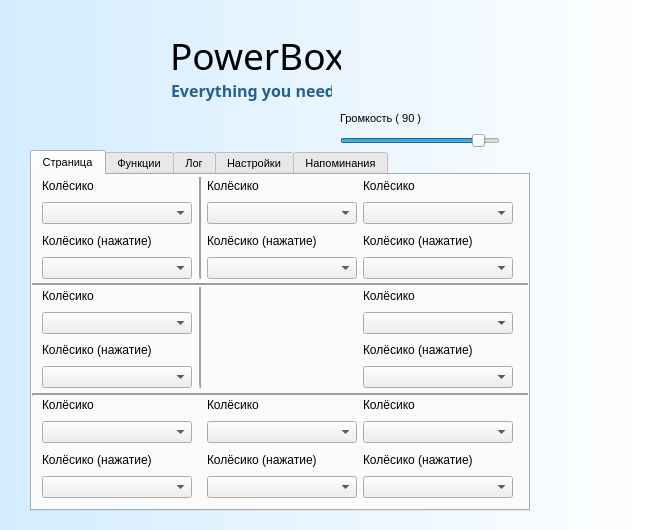
<?xml version="1.0" encoding="UTF-8"?>
<ui version="4.0">
 <class>Dialog</class>
 <widget class="QDialog" name="Dialog">
  <property name="geometry">
   <rect>
    <x>0</x>
    <y>0</y>
    <width>651</width>
    <height>530</height>
   </rect>
  </property>
  <property name="minimumSize">
   <size>
    <width>0</width>
    <height>0</height>
   </size>
  </property>
  <property name="maximumSize">
   <size>
    <width>789</width>
    <height>530</height>
   </size>
  </property>
  <property name="font">
   <font>
    <pointsize>8</pointsize>
   </font>
  </property>
  <property name="mouseTracking">
   <bool>false</bool>
  </property>
  <property name="tabletTracking">
   <bool>false</bool>
  </property>
  <property name="windowTitle">
   <string>Dialog</string>
  </property>
  <property name="windowIcon">
   <iconset>
    <normaloff>:/logo/powerbox.png</normaloff>:/logo/powerbox.png</iconset>
  </property>
  <property name="windowOpacity">
   <double>1.000000000000000</double>
  </property>
  <property name="layoutDirection">
   <enum>Qt::LeftToRight</enum>
  </property>
  <property name="styleSheet">
   <string notr="true">QDialog {
	background-color:qlineargradient(spread:pad, x1:0, y1:0, x2:1, y2:0, stop:0 rgb(211, 236, 255), stop:1 rgba(255, 255, 255, 255));
}

QPushButton {
	border: none;
	background:transparent;
}
QPushButton:hover {
	background:rgb(212, 212, 212)
}
QPushButton:pressed {
	background:rgb(195, 195, 195)
}
QTableWidget {
	border: none;
}
QScrollArea {
	background:white;
	color:white;
	background-color:white;
}</string>
  </property>
  <property name="modal">
   <bool>true</bool>
  </property>
  <widget class="QTabWidget" name="tabWidget">
   <property name="geometry">
    <rect>
     <x>30</x>
     <y>150</y>
     <width>500</width>
     <height>361</height>
    </rect>
   </property>
   <property name="currentIndex">
    <number>0</number>
   </property>
   <widget class="QWidget" name="tab_2">
    <attribute name="title">
     <string>Страница</string>
    </attribute>
    <widget class="QWidget" name="gridLayoutWidget">
     <property name="geometry">
      <rect>
       <x>10</x>
       <y>0</y>
       <width>471</width>
       <height>323</height>
      </rect>
     </property>
     <layout class="QGridLayout" name="gridLayout">
      <item row="1" column="2">
       <layout class="QVBoxLayout" name="verticalLayout_8"/>
      </item>
      <item row="2" column="0">
       <layout class="QVBoxLayout" name="verticalLayout_7">
        <item>
         <widget class="QLabel" name="label_13">
          <property name="text">
           <string>Колёсико</string>
          </property>
         </widget>
        </item>
        <item>
         <widget class="QComboBox" name="comboBox_7"/>
        </item>
        <item>
         <widget class="QLabel" name="label_14">
          <property name="text">
           <string>Колёсико (нажатие)</string>
          </property>
         </widget>
        </item>
        <item>
         <widget class="QComboBox" name="comboBox_8"/>
        </item>
       </layout>
      </item>
      <item row="2" column="3">
       <layout class="QVBoxLayout" name="verticalLayout_13">
        <item>
         <widget class="QLabel" name="label_21">
          <property name="text">
           <string>Колёсико</string>
          </property>
         </widget>
        </item>
        <item>
         <widget class="QComboBox" name="comboBox_15"/>
        </item>
        <item>
         <widget class="QLabel" name="label_22">
          <property name="text">
           <string>Колёсико (нажатие)</string>
          </property>
         </widget>
        </item>
        <item>
         <widget class="QComboBox" name="comboBox_16"/>
        </item>
       </layout>
      </item>
      <item row="0" column="0">
       <layout class="QVBoxLayout" name="verticalLayout_3">
        <item>
         <widget class="QLabel" name="label_9">
          <property name="text">
           <string>Колёсико</string>
          </property>
         </widget>
        </item>
        <item>
         <widget class="QComboBox" name="comboBox_3"/>
        </item>
        <item>
         <widget class="QLabel" name="label_10">
          <property name="text">
           <string>Колёсико (нажатие)</string>
          </property>
         </widget>
        </item>
        <item>
         <widget class="QComboBox" name="comboBox_4"/>
        </item>
       </layout>
      </item>
      <item row="1" column="0">
       <layout class="QVBoxLayout" name="verticalLayout_5">
        <item>
         <widget class="QLabel" name="label_11">
          <property name="text">
           <string>Колёсико</string>
          </property>
         </widget>
        </item>
        <item>
         <widget class="QComboBox" name="comboBox_5"/>
        </item>
        <item>
         <widget class="QLabel" name="label_12">
          <property name="text">
           <string>Колёсико (нажатие)</string>
          </property>
         </widget>
        </item>
        <item>
         <widget class="QComboBox" name="comboBox_6"/>
        </item>
       </layout>
      </item>
      <item row="0" column="2">
       <layout class="QVBoxLayout" name="verticalLayout_4">
        <item>
         <widget class="QLabel" name="label_15">
          <property name="text">
           <string>Колёсико</string>
          </property>
         </widget>
        </item>
        <item>
         <widget class="QComboBox" name="comboBox_9"/>
        </item>
        <item>
         <widget class="QLabel" name="label_16">
          <property name="text">
           <string>Колёсико (нажатие)</string>
          </property>
         </widget>
        </item>
        <item>
         <widget class="QComboBox" name="comboBox_10"/>
        </item>
       </layout>
      </item>
      <item row="2" column="2">
       <layout class="QVBoxLayout" name="verticalLayout_10">
        <item>
         <widget class="QLabel" name="label_19">
          <property name="text">
           <string>Колёсико</string>
          </property>
         </widget>
        </item>
        <item>
         <widget class="QComboBox" name="comboBox_13"/>
        </item>
        <item>
         <widget class="QLabel" name="label_20">
          <property name="text">
           <string>Колёсико (нажатие)</string>
          </property>
         </widget>
        </item>
        <item>
         <widget class="QComboBox" name="comboBox_14"/>
        </item>
       </layout>
      </item>
      <item row="0" column="3">
       <layout class="QVBoxLayout" name="verticalLayout_9">
        <item>
         <widget class="QLabel" name="label_23">
          <property name="text">
           <string>Колёсико</string>
          </property>
         </widget>
        </item>
        <item>
         <widget class="QComboBox" name="comboBox_17"/>
        </item>
        <item>
         <widget class="QLabel" name="label_24">
          <property name="text">
           <string>Колёсико (нажатие)</string>
          </property>
         </widget>
        </item>
        <item>
         <widget class="QComboBox" name="comboBox_18"/>
        </item>
       </layout>
      </item>
      <item row="1" column="3">
       <layout class="QVBoxLayout" name="verticalLayout_6">
        <item>
         <widget class="QLabel" name="label_17">
          <property name="text">
           <string>Колёсико</string>
          </property>
         </widget>
        </item>
        <item>
         <widget class="QComboBox" name="comboBox_11"/>
        </item>
        <item>
         <widget class="QLabel" name="label_18">
          <property name="text">
           <string>Колёсико (нажатие)</string>
          </property>
         </widget>
        </item>
        <item>
         <widget class="QComboBox" name="comboBox_12"/>
        </item>
       </layout>
      </item>
      <item row="0" column="1">
       <widget class="Line" name="line_3">
        <property name="frameShadow">
         <enum>QFrame::Raised</enum>
        </property>
        <property name="lineWidth">
         <number>2</number>
        </property>
        <property name="orientation">
         <enum>Qt::Vertical</enum>
        </property>
       </widget>
      </item>
      <item row="1" column="1">
       <widget class="Line" name="line_4">
        <property name="frameShadow">
         <enum>QFrame::Raised</enum>
        </property>
        <property name="lineWidth">
         <number>2</number>
        </property>
        <property name="orientation">
         <enum>Qt::Vertical</enum>
        </property>
       </widget>
      </item>
     </layout>
     <zorder>line_3</zorder>
     <zorder>verticalLayoutWidget</zorder>
     <zorder>verticalLayoutWidget_6</zorder>
     <zorder>verticalLayoutWidget_3</zorder>
     <zorder>verticalLayoutWidget_5</zorder>
     <zorder>verticalLayoutWidget_2</zorder>
     <zorder>verticalLayoutWidget_4</zorder>
     <zorder>verticalLayoutWidget_8</zorder>
     <zorder>verticalLayoutWidget_9</zorder>
     <zorder>verticalLayoutWidget_7</zorder>
     <zorder>line_4</zorder>
    </widget>
    <widget class="Line" name="line">
     <property name="geometry">
      <rect>
       <x>0</x>
       <y>210</y>
       <width>601</width>
       <height>20</height>
      </rect>
     </property>
     <property name="lineWidth">
      <number>2</number>
     </property>
     <property name="orientation">
      <enum>Qt::Horizontal</enum>
     </property>
    </widget>
    <widget class="Line" name="line_2">
     <property name="geometry">
      <rect>
       <x>-160</x>
       <y>100</y>
       <width>671</width>
       <height>20</height>
      </rect>
     </property>
     <property name="lineWidth">
      <number>2</number>
     </property>
     <property name="orientation">
      <enum>Qt::Horizontal</enum>
     </property>
    </widget>
   </widget>
   <widget class="QWidget" name="functions">
    <attribute name="title">
     <string>Функции</string>
    </attribute>
    <widget class="QTableWidget" name="tableWidget">
     <property name="geometry">
      <rect>
       <x>0</x>
       <y>0</y>
       <width>491</width>
       <height>321</height>
      </rect>
     </property>
     <property name="minimumSize">
      <size>
       <width>491</width>
       <height>311</height>
      </size>
     </property>
     <property name="maximumSize">
      <size>
       <width>491</width>
       <height>16777215</height>
      </size>
     </property>
     <property name="mouseTracking">
      <bool>true</bool>
     </property>
     <property name="frameShape">
      <enum>QFrame::NoFrame</enum>
     </property>
     <property name="frameShadow">
      <enum>QFrame::Raised</enum>
     </property>
     <property name="lineWidth">
      <number>1</number>
     </property>
     <property name="midLineWidth">
      <number>0</number>
     </property>
     <property name="horizontalScrollBarPolicy">
      <enum>Qt::ScrollBarAlwaysOff</enum>
     </property>
     <property name="autoScroll">
      <bool>true</bool>
     </property>
     <property name="editTriggers">
      <set>QAbstractItemView::NoEditTriggers</set>
     </property>
     <property name="showDropIndicator" stdset="0">
      <bool>true</bool>
     </property>
     <property name="dragEnabled">
      <bool>false</bool>
     </property>
     <property name="alternatingRowColors">
      <bool>false</bool>
     </property>
     <property name="selectionBehavior">
      <enum>QAbstractItemView::SelectItems</enum>
     </property>
     <property name="textElideMode">
      <enum>Qt::ElideRight</enum>
     </property>
     <property name="verticalScrollMode">
      <enum>QAbstractItemView::ScrollPerPixel</enum>
     </property>
     <property name="horizontalScrollMode">
      <enum>QAbstractItemView::ScrollPerItem</enum>
     </property>
     <property name="showGrid">
      <bool>true</bool>
     </property>
     <property name="gridStyle">
      <enum>Qt::DashLine</enum>
     </property>
     <property name="sortingEnabled">
      <bool>false</bool>
     </property>
     <property name="wordWrap">
      <bool>true</bool>
     </property>
     <property name="cornerButtonEnabled">
      <bool>true</bool>
     </property>
     <property name="rowCount">
      <number>14</number>
     </property>
     <attribute name="horizontalHeaderCascadingSectionResizes">
      <bool>true</bool>
     </attribute>
     <attribute name="horizontalHeaderMinimumSectionSize">
      <number>50</number>
     </attribute>
     <attribute name="horizontalHeaderDefaultSectionSize">
      <number>150</number>
     </attribute>
     <attribute name="horizontalHeaderHighlightSections">
      <bool>true</bool>
     </attribute>
     <attribute name="horizontalHeaderShowSortIndicator" stdset="0">
      <bool>false</bool>
     </attribute>
     <attribute name="horizontalHeaderStretchLastSection">
      <bool>true</bool>
     </attribute>
     <attribute name="verticalHeaderVisible">
      <bool>false</bool>
     </attribute>
     <attribute name="verticalHeaderCascadingSectionResizes">
      <bool>true</bool>
     </attribute>
     <attribute name="verticalHeaderMinimumSectionSize">
      <number>50</number>
     </attribute>
     <attribute name="verticalHeaderDefaultSectionSize">
      <number>50</number>
     </attribute>
     <attribute name="verticalHeaderHighlightSections">
      <bool>true</bool>
     </attribute>
     <attribute name="verticalHeaderShowSortIndicator" stdset="0">
      <bool>true</bool>
     </attribute>
     <attribute name="verticalHeaderStretchLastSection">
      <bool>true</bool>
     </attribute>
     <row>
      <property name="text">
       <string>Время</string>
      </property>
     </row>
     <row>
      <property name="text">
       <string>Погода</string>
      </property>
     </row>
     <row>
      <property name="text">
       <string>Открытие строки</string>
      </property>
     </row>
     <row>
      <property name="text">
       <string>Выход из сеанса (Win + L)</string>
      </property>
     </row>
     <row>
      <property name="text">
       <string>Копирование сказанного</string>
      </property>
     </row>
     <row>
      <property name="text">
       <string>Завершение работы</string>
      </property>
     </row>
     <row>
      <property name="text">
       <string>Отмена завершения работы</string>
      </property>
     </row>
     <row>
      <property name="text">
       <string>Перезагрузка</string>
      </property>
     </row>
     <row>
      <property name="text">
       <string>Отмена перезагрузки</string>
      </property>
     </row>
     <row>
      <property name="text">
       <string>Напоминание</string>
      </property>
     </row>
     <row>
      <property name="text">
       <string>Удаление всех напоминаний</string>
      </property>
     </row>
     <row>
      <property name="text">
       <string>Математ. операции</string>
      </property>
     </row>
     <row>
      <property name="text">
       <string>Написание текста</string>
      </property>
     </row>
     <row>
      <property name="text">
       <string>Поиск в Интернете</string>
      </property>
     </row>
     <column>
      <property name="text">
       <string>Ключевые фразы</string>
      </property>
     </column>
     <item row="0" column="0">
      <property name="text">
       <string>сколько времени, текущее время, который час</string>
      </property>
     </item>
     <item row="1" column="0">
      <property name="text">
       <string>какая погода, погода на сегодня</string>
      </property>
     </item>
     <item row="2" column="0">
      <property name="text">
       <string>открыть строку, открыть поиск</string>
      </property>
     </item>
     <item row="3" column="0">
      <property name="text">
       <string>заблокировать, выйти из сеанса</string>
      </property>
     </item>
     <item row="4" column="0">
      <property name="text">
       <string>скопировать &lt;слова для копирования&gt;</string>
      </property>
     </item>
     <item row="5" column="0">
      <property name="text">
       <string>завершение работы, выключить компьютер</string>
      </property>
     </item>
     <item row="6" column="0">
      <property name="text">
       <string>отмена завершения работы, отмена, не выключать компьютер</string>
      </property>
     </item>
     <item row="7" column="0">
      <property name="text">
       <string>перезагрузить, перезагрузка компьютера</string>
      </property>
     </item>
     <item row="8" column="0">
      <property name="text">
       <string>отмена, не выключать компьютер</string>
      </property>
     </item>
     <item row="9" column="0">
      <property name="text">
       <string>напомнить &lt;напоминание&gt; в &lt;время&gt;,                    создать напоминание &lt;напоминание&gt; в &lt;время&gt;</string>
      </property>
     </item>
     <item row="10" column="0">
      <property name="text">
       <string>убрать напоминания, отменить напоминания</string>
      </property>
     </item>
     <item row="11" column="0">
      <property name="text">
       <string>сколько будет &lt;математ. выражение&gt;, посчитай &lt;математ. выражение&gt;</string>
      </property>
     </item>
     <item row="12" column="0">
      <property name="text">
       <string>напечатай &lt;запрос&gt;, напиши &lt;запрос&gt;, напечатать &lt;запрос&gt;, написать &lt;запрос&gt;</string>
      </property>
     </item>
     <item row="13" column="0">
      <property name="text">
       <string>искать в браузере &lt;запрос&gt;, искать в интернете &lt;запрос&gt;, поиск в интернете &lt;запрос&gt;</string>
      </property>
     </item>
    </widget>
   </widget>
   <widget class="QWidget" name="log">
    <attribute name="title">
     <string>Лог</string>
    </attribute>
    <widget class="QTextEdit" name="textEdit">
     <property name="geometry">
      <rect>
       <x>10</x>
       <y>8</y>
       <width>451</width>
       <height>311</height>
      </rect>
     </property>
     <property name="font">
      <font>
       <family>Consolas</family>
       <pointsize>15</pointsize>
       <weight>75</weight>
       <bold>true</bold>
      </font>
     </property>
     <property name="styleSheet">
      <string notr="true">QTextEdit {
	border: none;
}</string>
     </property>
     <property name="readOnly">
      <bool>true</bool>
     </property>
     <property name="html">
      <string>&lt;!DOCTYPE HTML PUBLIC &quot;-//W3C//DTD HTML 4.0//EN&quot; &quot;http://www.w3.org/TR/REC-html40/strict.dtd&quot;&gt;
&lt;html&gt;&lt;head&gt;&lt;meta name=&quot;qrichtext&quot; content=&quot;1&quot; /&gt;&lt;style type=&quot;text/css&quot;&gt;
p, li { white-space: pre-wrap; }
&lt;/style&gt;&lt;/head&gt;&lt;body style=&quot; font-family:'Consolas'; font-size:15pt; font-weight:600; font-style:normal;&quot;&gt;
&lt;p style=&quot;-qt-paragraph-type:empty; margin-top:0px; margin-bottom:0px; margin-left:0px; margin-right:0px; -qt-block-indent:0; text-indent:0px; font-family:'Consolas';&quot;&gt;&lt;br /&gt;&lt;/p&gt;&lt;/body&gt;&lt;/html&gt;</string>
     </property>
    </widget>
    <widget class="QPushButton" name="pushButton">
     <property name="geometry">
      <rect>
       <x>462</x>
       <y>0</y>
       <width>32</width>
       <height>32</height>
      </rect>
     </property>
     <property name="text">
      <string/>
     </property>
     <property name="icon">
      <iconset>
       <normaloff>:/buttons/E:/Python/PowerBox/delete.png</normaloff>:/buttons/E:/Python/PowerBox/delete.png</iconset>
     </property>
     <property name="iconSize">
      <size>
       <width>20</width>
       <height>20</height>
      </size>
     </property>
    </widget>
   </widget>
   <widget class="QWidget" name="settings">
    <attribute name="title">
     <string>Настройки</string>
    </attribute>
    <widget class="QGroupBox" name="groupBox">
     <property name="geometry">
      <rect>
       <x>10</x>
       <y>10</y>
       <width>221</width>
       <height>61</height>
      </rect>
     </property>
     <property name="title">
      <string>Устройство записи</string>
     </property>
     <widget class="QComboBox" name="comboBox">
      <property name="geometry">
       <rect>
        <x>10</x>
        <y>22</y>
        <width>201</width>
        <height>22</height>
       </rect>
      </property>
      <property name="currentIndex">
       <number>-1</number>
      </property>
     </widget>
    </widget>
    <widget class="QGroupBox" name="groupBox_2">
     <property name="geometry">
      <rect>
       <x>240</x>
       <y>75</y>
       <width>221</width>
       <height>61</height>
      </rect>
     </property>
     <property name="title">
      <string>Сочетание клавиш для вызова строки</string>
     </property>
     <widget class="QLabel" name="label_4">
      <property name="geometry">
       <rect>
        <x>10</x>
        <y>22</y>
        <width>91</width>
        <height>16</height>
       </rect>
      </property>
      <property name="text">
       <string>Shift + Пробел</string>
      </property>
     </widget>
     <widget class="QCheckBox" name="checkBox">
      <property name="geometry">
       <rect>
        <x>130</x>
        <y>22</y>
        <width>70</width>
        <height>17</height>
       </rect>
      </property>
      <property name="text">
       <string>Активно</string>
      </property>
      <property name="checked">
       <bool>true</bool>
      </property>
      <property name="tristate">
       <bool>false</bool>
      </property>
     </widget>
    </widget>
    <widget class="QGroupBox" name="groupBox_3">
     <property name="geometry">
      <rect>
       <x>10</x>
       <y>75</y>
       <width>221</width>
       <height>61</height>
      </rect>
     </property>
     <property name="title">
      <string>Город ( для погоды )</string>
     </property>
     <widget class="QLineEdit" name="lineEdit">
      <property name="geometry">
       <rect>
        <x>10</x>
        <y>22</y>
        <width>169</width>
        <height>22</height>
       </rect>
      </property>
      <property name="styleSheet">
       <string notr="true"/>
      </property>
      <property name="text">
       <string>Симферополь</string>
      </property>
     </widget>
     <widget class="QLabel" name="label_5">
      <property name="geometry">
       <rect>
        <x>183</x>
        <y>17</y>
        <width>31</width>
        <height>31</height>
       </rect>
      </property>
      <property name="text">
       <string/>
      </property>
      <property name="pixmap">
       <pixmap>:/result/right.png</pixmap>
      </property>
      <property name="scaledContents">
       <bool>true</bool>
      </property>
     </widget>
    </widget>
    <widget class="QLabel" name="label_7">
     <property name="geometry">
      <rect>
       <x>0</x>
       <y>120</y>
       <width>501</width>
       <height>261</height>
      </rect>
     </property>
     <property name="text">
      <string/>
     </property>
     <property name="pixmap">
      <pixmap>:/bg/ffbg.png</pixmap>
     </property>
     <property name="scaledContents">
      <bool>true</bool>
     </property>
    </widget>
    <widget class="QGroupBox" name="groupBox_4">
     <property name="geometry">
      <rect>
       <x>240</x>
       <y>10</y>
       <width>221</width>
       <height>61</height>
      </rect>
     </property>
     <property name="title">
      <string>Голос</string>
     </property>
     <widget class="QComboBox" name="comboBox_2">
      <property name="geometry">
       <rect>
        <x>10</x>
        <y>22</y>
        <width>201</width>
        <height>22</height>
       </rect>
      </property>
      <property name="currentIndex">
       <number>-1</number>
      </property>
     </widget>
    </widget>
   </widget>
   <widget class="QWidget" name="tab">
    <attribute name="title">
     <string>Напоминания</string>
    </attribute>
    <widget class="QListWidget" name="listWidget">
     <property name="geometry">
      <rect>
       <x>-1</x>
       <y>-1</y>
       <width>496</width>
       <height>316</height>
      </rect>
     </property>
     <item>
      <property name="text">
       <string>[ 17:00 ] - Сделать уроки</string>
      </property>
     </item>
     <item>
      <property name="text">
       <string>[ 88:00] - Ещё что-то</string>
      </property>
     </item>
    </widget>
   </widget>
  </widget>
  <widget class="QLabel" name="label">
   <property name="geometry">
    <rect>
     <x>30</x>
     <y>20</y>
     <width>109</width>
     <height>109</height>
    </rect>
   </property>
   <property name="text">
    <string/>
   </property>
   <property name="pixmap">
    <pixmap>:/logo/powerboxBright.png</pixmap>
   </property>
   <property name="scaledContents">
    <bool>true</bool>
   </property>
  </widget>
  <widget class="QLabel" name="label_2">
   <property name="geometry">
    <rect>
     <x>170</x>
     <y>20</y>
     <width>171</width>
     <height>71</height>
    </rect>
   </property>
   <property name="font">
    <font>
     <family>Bahnschrift SemiLight</family>
     <pointsize>28</pointsize>
    </font>
   </property>
   <property name="text">
    <string>PowerBox</string>
   </property>
  </widget>
  <widget class="QLabel" name="label_3">
   <property name="geometry">
    <rect>
     <x>171</x>
     <y>60</y>
     <width>161</width>
     <height>61</height>
    </rect>
   </property>
   <property name="font">
    <font>
     <family>Bahnschrift SemiBold</family>
     <pointsize>12</pointsize>
     <weight>75</weight>
     <italic>false</italic>
     <bold>true</bold>
     <underline>false</underline>
    </font>
   </property>
   <property name="styleSheet">
    <string notr="true">QLabel {
	color: rgb(38, 96, 140);
}</string>
   </property>
   <property name="frameShadow">
    <enum>QFrame::Plain</enum>
   </property>
   <property name="text">
    <string>Everything you need.</string>
   </property>
   <property name="scaledContents">
    <bool>false</bool>
   </property>
   <property name="wordWrap">
    <bool>false</bool>
   </property>
  </widget>
  <widget class="QPushButton" name="pushButton_2">
   <property name="geometry">
    <rect>
     <x>390</x>
     <y>40</y>
     <width>60</width>
     <height>60</height>
    </rect>
   </property>
   <property name="text">
    <string/>
   </property>
   <property name="icon">
    <iconset>
     <normaloff>:/result/right.png</normaloff>:/result/right.png</iconset>
   </property>
   <property name="iconSize">
    <size>
     <width>48</width>
     <height>48</height>
    </size>
   </property>
  </widget>
  <widget class="QLabel" name="label_6">
   <property name="geometry">
    <rect>
     <x>110</x>
     <y>20</y>
     <width>791</width>
     <height>611</height>
    </rect>
   </property>
   <property name="styleSheet">
    <string notr="true">QLabel {
	opacity: 0;
}</string>
   </property>
   <property name="text">
    <string/>
   </property>
   <property name="pixmap">
    <pixmap>:/bg/image036.png</pixmap>
   </property>
   <property name="scaledContents">
    <bool>true</bool>
   </property>
  </widget>
  <widget class="QSlider" name="horizontalSlider">
   <property name="geometry">
    <rect>
     <x>340</x>
     <y>130</y>
     <width>160</width>
     <height>22</height>
    </rect>
   </property>
   <property name="maximum">
    <number>100</number>
   </property>
   <property name="value">
    <number>90</number>
   </property>
   <property name="orientation">
    <enum>Qt::Horizontal</enum>
   </property>
  </widget>
  <widget class="QLabel" name="label_8">
   <property name="geometry">
    <rect>
     <x>340</x>
     <y>110</y>
     <width>101</width>
     <height>16</height>
    </rect>
   </property>
   <property name="text">
    <string>Громкость ( 90 )</string>
   </property>
  </widget>
  <zorder>label_6</zorder>
  <zorder>tabWidget</zorder>
  <zorder>label</zorder>
  <zorder>label_2</zorder>
  <zorder>label_3</zorder>
  <zorder>pushButton_2</zorder>
  <zorder>horizontalSlider</zorder>
  <zorder>label_8</zorder>
 </widget>
 <resources>
  <include location="PowerBox.qrc"/>
 </resources>
 <connections/>
</ui>
